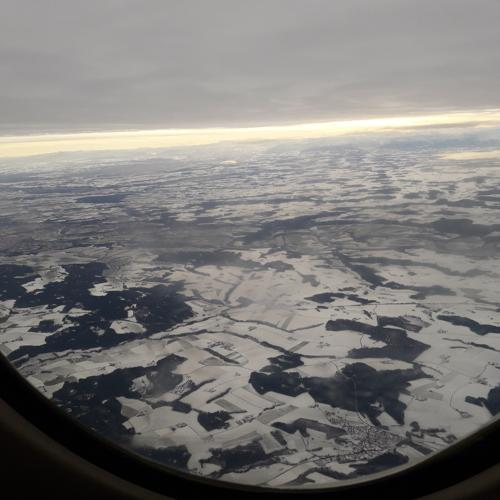
#> input picture картинки/test.jpg, 500 x 500 px, found by its file name
$ python ChangSize.py
#> lines starting #> are read from the running program, lines starting #| are printed output that depends on the picture
from PIL import Image , ImageChops

run = True

while run:

            print()
            print()
            print()

            print('----')

            print('МЕНЮ')

            print('----')

            print()

            picture_directory = input( 'picture directory : ' )
#> the answer given: ../картинки

            picture_name = input( 'picture name : ' )
#> the answer given: ../картинки/test.jpg

            image = Image.open( str( picture_directory ) + picture_name )
#> image is the input picture: PIL image 500x500 RGB; mean R, G, B 124.6, 123, 121.1

            new_picture_name = input( 'new picture name : ' )
#> the answer given: ../картинки/backpacks.jpg

            picture_directory = input('new picture directory : ' )
#> the answer given: ../картинки

            new_width = int( input( 'new picture width : ' ) )
#> the answer given: 100

            new_height = int( input( 'new picture height : ' ) )
#> the answer given: 100

            image = image.resize( ( int(new_width ) , int( new_height ) ) )
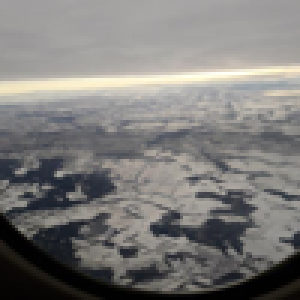
#> image: PIL image 100x100 RGB (shown 3 times larger); mean R, G, B 124.6, 123, 121.1
#> (the run stopped early here; a loop or call above may not have finished)
